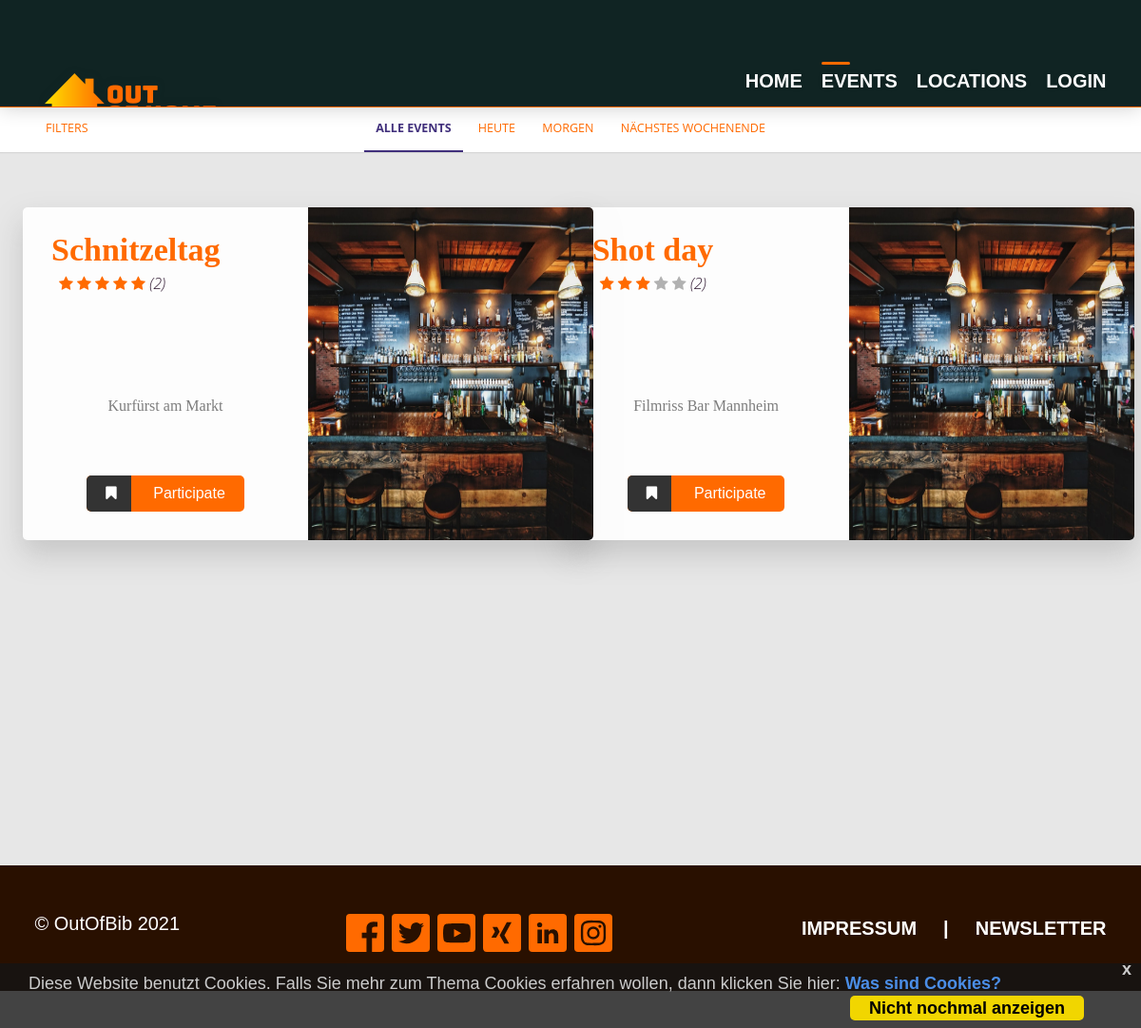
Screenshot of /events/ with the database file from the repository.
### ooh/models.py (models this page shows, shortened)
class Event(models.Model):
    name = models.TextField()
    description = models.TextField()
    organizer = models.ForeignKey(OohUser, on_delete=models.CASCADE)
    location = models.ForeignKey(EventLocation, on_delete=models.CASCADE)
    takeplace = models.BooleanField(default=True)
    cost = models.IntegerField(default=0)
    promoted = models.BooleanField(default=False)
    starttime = models.DateTimeField()
    endtime = models.DateTimeField()
    mininumage = models.PositiveSmallIntegerField()
    category = models.ManyToManyField(Category)
    def calculatedratings(self):
        rat = EventRating.objects.filter(eventID=self.id)
        if len(rat) == 0:
            print("No Ratings available")
            return [0, 0]
        summedrating = 0
        for rating in rat:
            summedrating += rating.rating
        print("Average rating: "+str(summedrating))
        return [(summedrating/len(rat)), len(rat)]

class EventRating(models.Model):
    rating = models.PositiveSmallIntegerField()
    description = models.TextField()
    user = models.ForeignKey(OohUser, on_delete=models.SET_NULL, null=True)
    eventID = models.ForeignKey(Event, on_delete=models.CASCADE)

class EventLocation(models.Model):
    street	= models.CharField(max_length=50)
    housenumber = models.CharField(max_length=10, blank=True)
    name	= models.CharField(max_length=100)
    room	= models.CharField(max_length=100, blank=True)
    locationID = models.ForeignKey(Location, on_delete=models.PROTECT)
    def __str__(self):
        return self.name #+ " [%s]".format(self.locationID__name)

### ooh/views.py (the view)
# urls.py: path('events/', views.EventView.as_view(), name='events'),
class EventView(generic.ListView):
    template_name = 'ooh/events.html'
    context_object_name = 'recommended_events'
    def get_queryset(self):
        return Event.objects.all

### ooh/templates/ooh/events.html (shortened to what this page needs)
{% extends 'ooh/base.html' %}
{% load static %}
{% block content %}
<div>
<main class="cd-main-content">
    <div class="cd-tab-filter-wrapper">
        <div class="cd-tab-filter">
            <ul class="cd-filters">
                <li class="filter"><a class="selected" href="#0" data-type="all">Alle Events</a></li>
                <li class="filter" data-filter=".heute"><a href="#0" class="cd-a" data-type="heute">Heute</a></li>
                <li class="filter" data-filter=".morgen"><a href="#0" class="cd-a" data-type="morgen">Morgen</a></li>
                <li class="filter" data-filter=".nächstesWochenende"><a href="#0" class="cd-a" data-type="nächstesWochenende">Nächstes Wochenende</a></li>
            </ul>
        </div>
    </div>
    <section class="cd-gallery">
        <ul>
            {% for ev in recommended_events %}
            <li class="mix {{ ev.timecheck }}">
                <div class="container">
                    <div class="product-details">
                        <div>
                                <h1>{{ev.name}}</h1>
                                <br>
                                <span class="hint-star star">
                                    <i class="fa fa-star {% if ev.calculatedratings.0 > 0.5 %} checked {%endif%}"></i>
                                    <i class="fa fa-star {% if ev.calculatedratings.0 >= 1.5 %} checked {%endif%}"></i>
                                    <i class="fa fa-star {% if ev.calculatedratings.0 >= 2.5 %} checked {%endif%}"></i>
                                    <i class="fa fa-star {% if ev.calculatedratings.0 >= 3.5 %} checked {%endif%}"></i>
                                    <i class="fa fa-star {% if ev.calculatedratings.0 >= 4.5 %} checked {%endif%}"></i>
                                    <i>({{ev.calculatedratings.1}})</i>
                                </span>
                        </div>
                        <p class="information">{{ev.street}}{{ev.housenumber}}<br/>{{ev.location}}</p>
                        <div class="control">
                            <button class="btn">
                                <span class="shopping-cart"><i class="fa fa-bookmark"></i></span>
                                <span class="buy">Participate</span>
                            </button>
                        </div>
                    </div>
                    <div class="product-image">
                        <img src="{% static 'ooh/img/locations/dummy.jpg' %}" alt="Omar Dsoky">
                    </div>
                </div>
            </li>
            {% empty %}
                <p>Bitte warte bis wir unser Angebot auf deine Umgebung ausgeweitet haben. Gerne kannst du uns einen Vorschlag für deine Gegend machen!</p>
            {% endfor %}
        </ul>
    </section>
    <a href="#0" class="cd-filter-trigger cd-a">Filters</a>
</main>
</div>
</div>
{%endblock%}

### ooh/static/ooh/css/style_add.css (style rules this page uses)
body { min-width: 0; }

### rows the page displays
Event: name "Schnitzeltag", calculatedratings.1 "2", location "Kurfürst am Markt"
Event: name "Shot day", calculatedratings.1 "2", location "Filmriss Bar Mannheim"
